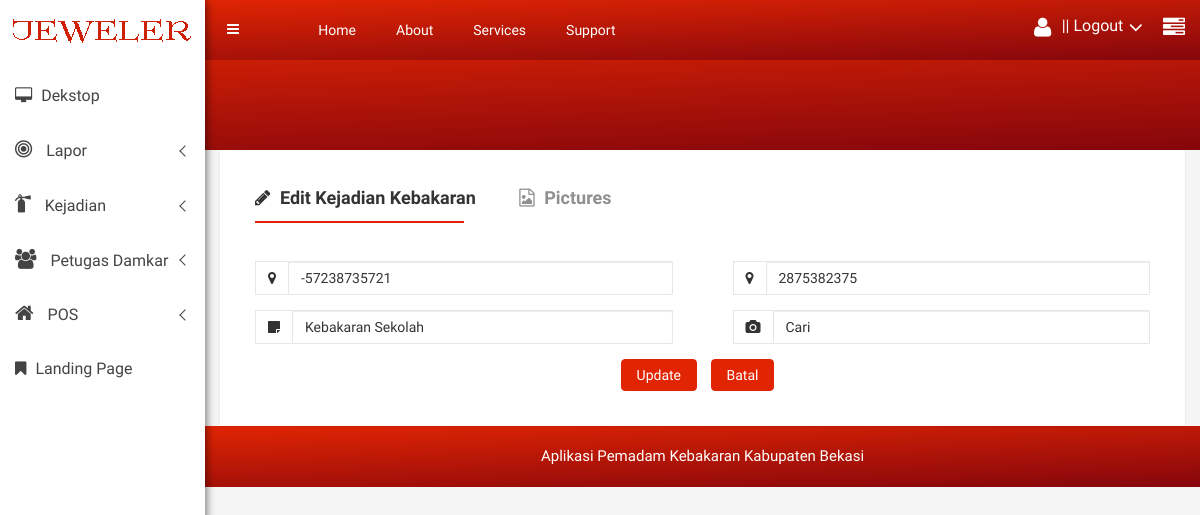
Screenshot of /kejadian_ubah.php?id=15 (signed in) with the database file from the repository.
### tables this page shows
CREATE TABLE `kejadian` (
  `id_kejadian` int(11) NOT NULL,
  `id_masyarakat_pelapor` int(11) NOT NULL,
  `tanggal_waktu_kejadian` timestamp NOT NULL DEFAULT current_timestamp(),
  `longitude` double NOT NULL,
  `latitude` double NOT NULL,
  `deskripsi_kejadian` text NOT NULL,
  `gambar` varchar(225) NOT NULL
);

### web/kejadian_ubah.php (the view, shortened to what this page needs)
<?php
$id_kejadian = $_GET['id'];
$kon = koneksi_db();
$query = mysqli_query($kon, "SELECT * FROM kejadian WHERE id_kejadian ='$id_kejadian'");
if (mysqli_num_rows($query) > 0) {
    $result = mysqli_fetch_object($query);
}
include '../templeting/headerhtml.php';
include '../templeting/content.php';
include '../templeting/logo.php';
include '../templeting/contenthtml.php';
?>
<div class="single-pro-review-area">
    <div class="container-fluid">
        <div class="row">
            <div class="col-lg-12 col-md-12 col-sm-12 col-xs-12">
                <div class="review-tab-pro-inner">
                    <ul id="myTab3" class="tab-review-design">
                        <li class="active"><a href="#"><i class="fa fa-pencil" aria-hidden="true"></i> Edit Kejadian Kebakaran</a></li>
                        <li><a href="#"><i class="fa fa-file-image-o" aria-hidden="true"></i> Pictures</a></li>
                    </ul>
                    <div id="myTabContent" class="tab-content custom-product-edit">
                        <form action="../kejadian/kejadian_simpan.php" method="post">
                            <div class="product-tab-list tab-pane fade active in" id="description">
                                <div class="row">
                                    <div class="col-lg-6 col-md-6 col-sm-6 col-xs-12">
                                        <div class="review-content-section">
                                            <div class="input-group mg-b-pro-edt">
                                                <span class="input-group-addon"><i class="fa fa-map-marker" aria-hidden="true"></i></span>
                                                <input type="text" class="form-control" name="longitude" value="<?php echo $result->longitude ?>" placeholder="Longitude">
                                            </div>
                                            <div class="input-group mg-b-pro-edt">
                                                <span class="input-group-addon"><i class="fa fa-sticky-note" aria-hidden="true"></i></span>
                                                <input type="text" class="form-control" name="deskripsi_kejadian" value="<?php echo $result->deskripsi_kejadian ?>" placeholder="Deskripsi Kejadian">
                                            </div>
                                        </div>
                                    </div>
                                    <div class="col-lg-6 col-md-6 col-sm-6 col-xs-12">
                                        <div class="review-content-section">
                                            <div class="input-group mg-b-pro-edt">
                                                <span class="input-group-addon"><i class="fa fa-map-marker" aria-hidden="true"></i></span>
                                                <input type="text" class="form-control" name="latitude" value="<?php echo $result->latitude ?>" placeholder="Latitude">
                                            </div>
                                            <div class="input-group mg-b-pro-edt">
                                                <span class="input-group-addon"><i class="fa fa-camera" aria-hidden="true"></i></span>
                                                <input type="text" class="form-control" name="gambar"   value="<?php echo $result->gambar ?>" placeholder="Upload Gambar">
                                            </div>
                                        </div>
                                    </div>
                                </div>
                                <div class="row">
                                    <div class="col-lg-12 col-md-12 col-sm-12 col-xs-12">
                                        <div class="text-center mg-b-pro-edt custom-pro-edt-ds">
                                            <button type="submit" class="btn btn-primary waves-effect waves-light m-r-10">Update
                                            </button>
                                            <button type="submit" class="btn btn-primary waves-effect waves-light m-r-10">Batal
                                            </button>
                                        </div>
                                    </div>
                                </div>
                        </form>
                    </div>
                </div>
            </div>
        </div>
    </div>
</div>
</div>
<?php
include '../templeting/footer.php';
include '../templeting/footerhtml.php';
?>

### css/main.css (style rules this page uses)
html { color: #222; font-size: 1em; line-height: 1.4; }

### rows the page displays
kejadian: longitude "-57238735721", deskripsi_kejadian "Kebakaran Sekolah", latitude "2875382375", gambar "Cari"
